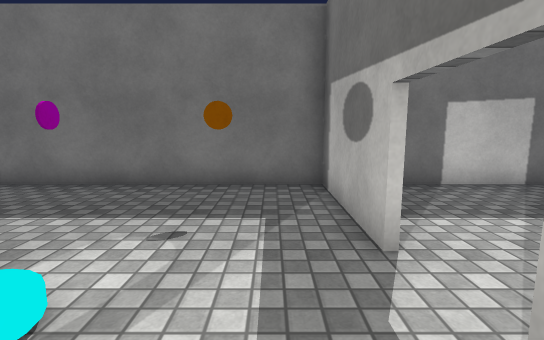
View 1 (above)

16 first-person views from a walk through a Unity game level. The camera is 1.3 m above the floor, tilts 8° down and sees 85° across. The floor is counted in squares, 1 m on a side. Each view is taken from the middle of a square. On the plan, view 1 faces up. The plan holds only what a view shows up to about 14 squares ahead; the rest is blank. The place goes on beyond the plan. The player is left out. Door leaves are left out, so doorways stand open. Surface patterns are stand-ins for the level's own textures.

View 2
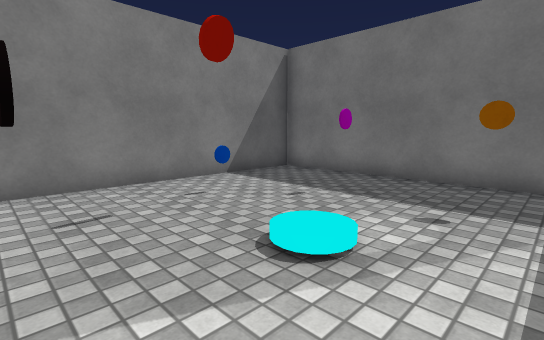

View 3
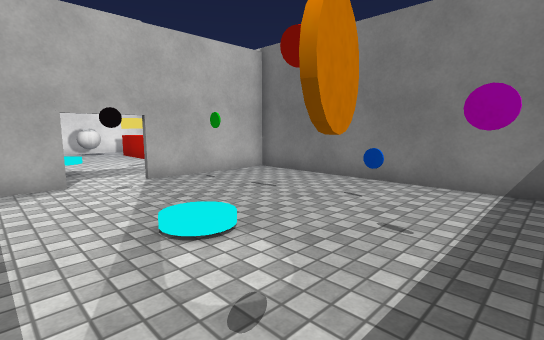

View 4
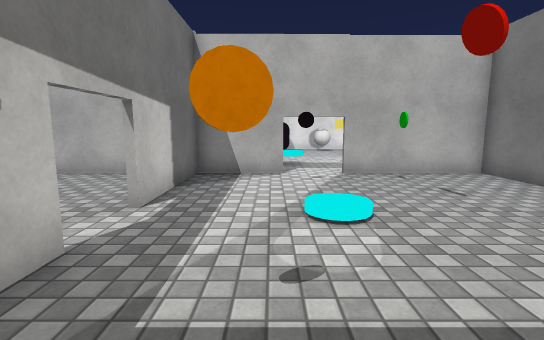

View 5
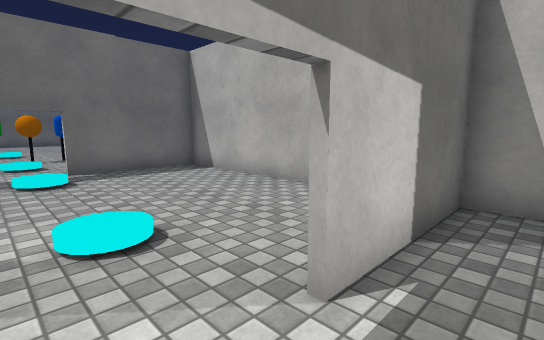

View 6
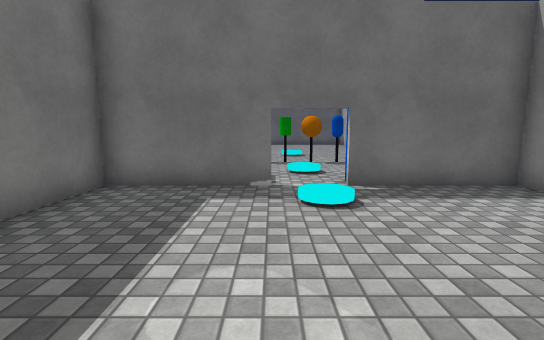

View 7
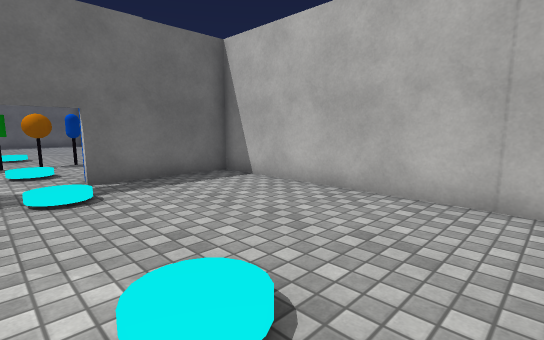

View 8
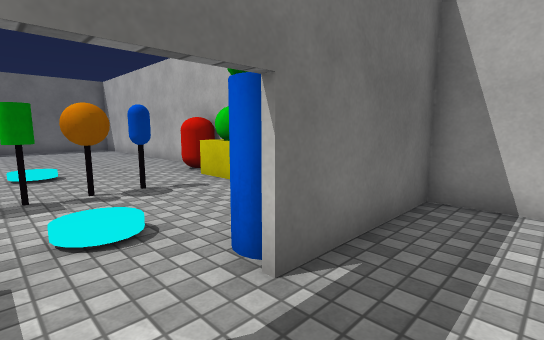

View 9
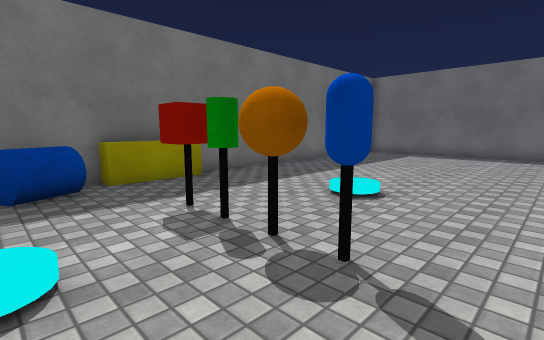

View 10
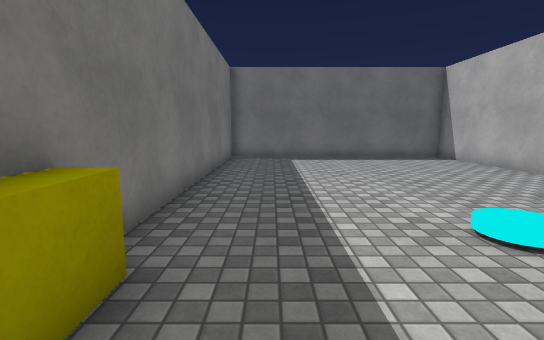

View 11
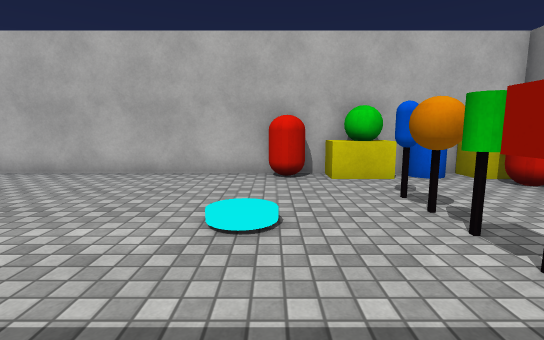

View 12
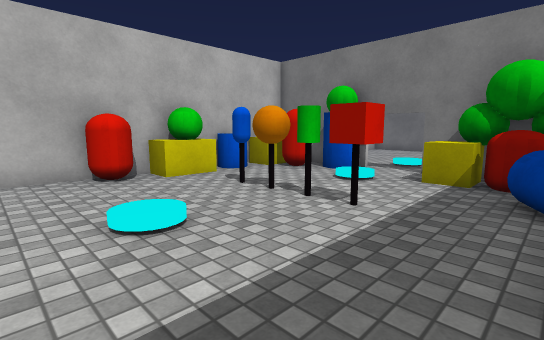

View 13
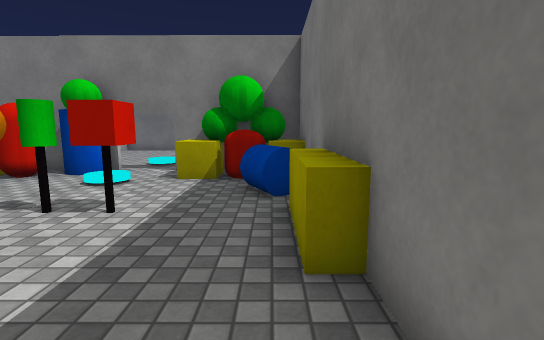

View 14
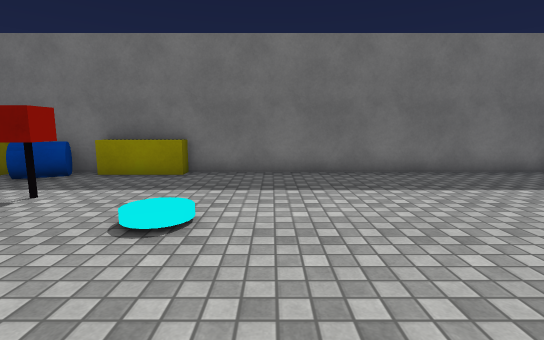

View 15
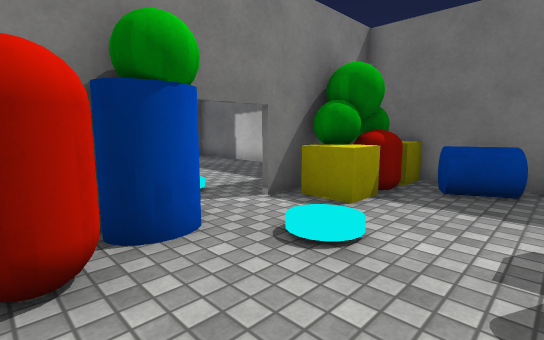

View 16
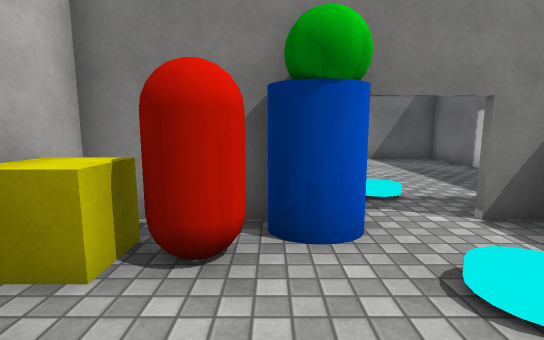

### Floor plan
Ten units are one square. View 1 is at (0, 0); x grows to the right and y downward. Boxes are objects, and circles mark ways between rooms. Rooms are numbered by the first view taken in them; rooms with no view inside come last. Other rooms are left out.
<svg viewBox="-76 -80 356 115">
<path fill="none" stroke="#000" d="M12 -30 12 -69M11 -68 -71 -68 -71 26 12 26 12 -14M97 -30 97 -35M21 26 101 26M97 28 97 4M97 -68 11 -68M14 -69 14 -40M146 -68 99 -68M99 -36 99 -30M99 4 99 28M101 26 275 26 275 -68 164 -68"/>
<rect x="-55" y="-35" width="10" height="10" fill="#bbb"><title>other object</title></rect>
<rect x="-45" y="5" width="10" height="10" fill="#bbb"><title>other object</title></rect>
<rect x="-35" y="-45" width="10" height="10" fill="#bbb"><title>disc</title></rect>
<rect x="-25" y="5" width="10" height="10" fill="#bbb"><title>other object</title></rect>
<rect x="-15" y="-45" width="10" height="10" fill="#bbb"><title>orange disc</title></rect>
<rect x="95" y="-15" width="20" height="20" fill="#bbb"><title>blue cylinder</title></rect>
<rect x="95" y="-15" width="10" height="10" fill="#bbb"><title>green ball</title></rect>
<rect x="95" y="-45" width="10" height="10" fill="#bbb"><title>green ball</title></rect>
<rect x="95" y="-55" width="20" height="10" fill="#bbb"><title>green ball</title></rect>
<rect x="95" y="-65" width="10" height="10" fill="#bbb"><title>green ball</title></rect>
<rect x="105" y="15" width="20" height="10" fill="#bbb"><title>yellow cube</title></rect>
<rect x="105" y="-5" width="10" height="20" fill="#bbb"><title>red capsule</title></rect>
<rect x="105" y="-45" width="10" height="10" fill="#bbb"><title>yellow cube</title></rect>
<rect x="105" y="-65" width="10" height="10" fill="#bbb"><title>yellow cube</title></rect>
<rect x="115" y="-65" width="20" height="20" fill="#bbb"><title>blue cylinder</title></rect>
<rect x="125" y="15" width="10" height="10" fill="#bbb"><title>blue cylinder</title></rect>
<rect x="135" y="15" width="20" height="10" fill="#bbb"><title>yellow block</title></rect>
<rect x="135" y="-45" width="20" height="50" fill="#bbb"><title>other object</title></rect>
<rect x="135" y="-75" width="30" height="20" fill="#bbb"><title>yellow block</title></rect>
<rect x="155" y="15" width="20" height="10" fill="#bbb"><title>red capsule</title></rect>
<circle cx="10" cy="-25" r="3" fill="#2a7"/>
<circle cx="100" cy="-25" r="3" fill="#2a7"/>
<circle cx="90" cy="-50" r="3" fill="#2a7"/>
<text x="-30" y="-20">1</text>
<text x="60" y="-20">2</text>
<text x="190" y="-20">3</text>
</svg>
Room 1 opens to room 2. Room 2 opens to room 3.

Where each view was taken, in squares from view 1:
view 1: 0 up, 0 right, facing up
view 2: 1 down, 0 right, facing up-left
view 3: 5 up, 0 right, facing down-left
view 4: 6 up, 1 left, facing down
view 5: 3 up, 0 right, facing down-right
view 6: 3 up, 3 right, facing right
view 7: 3 up, 2 right, facing down-right
view 8: 3 up, 8 right, facing down-right
view 9: 1 down, 12 right, facing up-right
view 10: 5 up, 14 right, facing right
view 11: 6 up, 17 right, facing down
view 12: 6 up, 19 right, facing down-left
view 13: 6 up, 19 right, facing left
view 14: 2 down, 19 right, facing up
view 15: 1 down, 14 right, facing up-left
view 16: 0 up, 14 right, facing left
